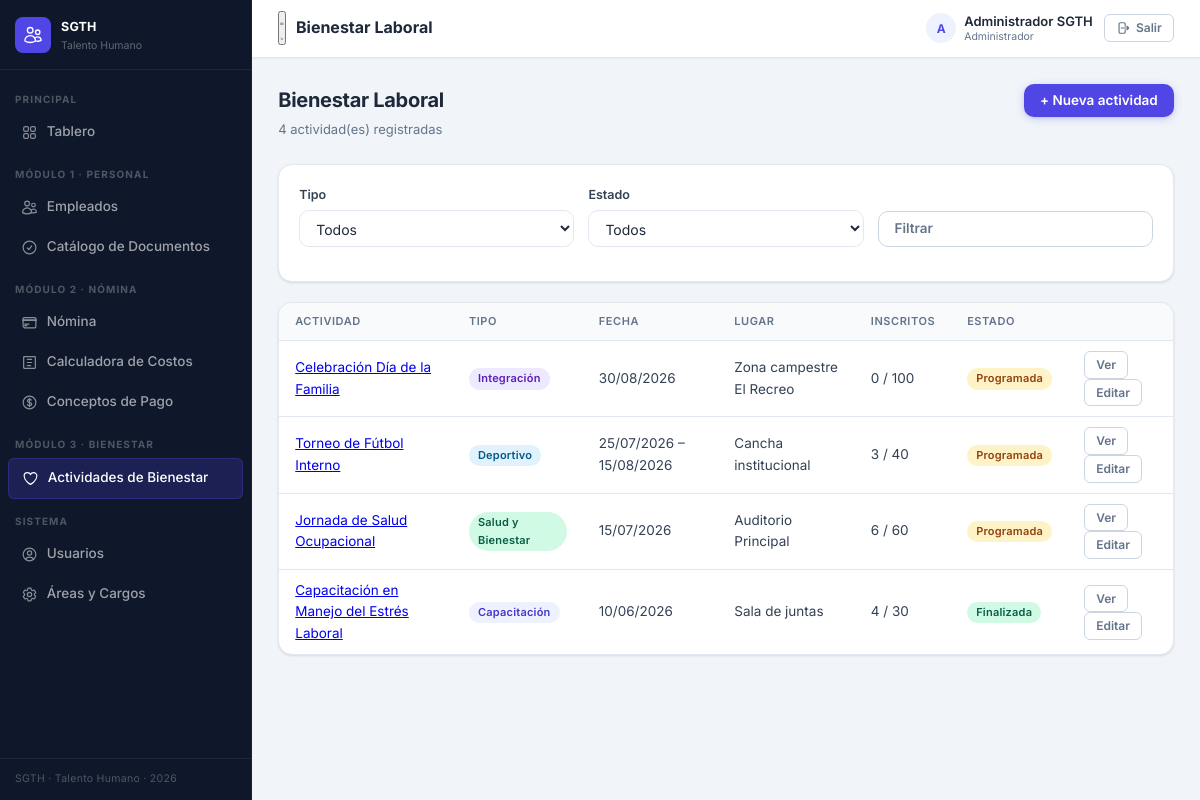
Screenshot of /public/bienestar (signed in) with the database file from the repository.
### tables this page shows
CREATE TABLE actividades_bienestar (
  id            INT AUTO_INCREMENT PRIMARY KEY,
  nombre        VARCHAR(150) NOT NULL,
  descripcion   TEXT NULL,
  tipo          ENUM('capacitacion','recreacion','salud','integracion','deportivo') NOT NULL DEFAULT 'integracion',
  fecha_inicio  DATE NOT NULL,
  fecha_fin     DATE NULL,
  hora_inicio   TIME NULL,
  lugar         VARCHAR(150) NULL,
  responsable   VARCHAR(120) NULL,
  cupo_maximo   INT NULL,
  estado        ENUM('programada','en_curso','finalizada','cancelada') NOT NULL DEFAULT 'programada',
  created_at    TIMESTAMP DEFAULT CURRENT_TIMESTAMP
);

### app/controllers/BienestarController.php (called while the page is built, shortened)
<?php
class BienestarController {
    public function index(): void {
        $tipo   = $_GET['tipo'] ?? '';
        $estado = $_GET['estado'] ?? '';
        $where = []; $params = [];
        $whereSql = $where ? ('WHERE ' . implode(' AND ', $where)) : '';
        $actividades = DB::fetchAll("
            SELECT ab.*, COUNT(bi.id) AS inscritos
            FROM actividades_bienestar ab
            LEFT JOIN bienestar_inscripciones bi ON bi.actividad_id = ab.id
            $whereSql
            GROUP BY ab.id
            ORDER BY ab.fecha_inicio DESC
        ", $params);
        View::render('bienestar.index', [
            'titulo'      => 'Bienestar Laboral',
            'actividades' => $actividades,
            'tipo'        => $tipo,
            'estado'      => $estado,
        ]);
    }
}

### public/index.php (called while the page is built, shortened)
<?php
require_once ROOT . '/app/helpers/Session.php';
require_once ROOT . '/app/helpers/DB.php';
require_once ROOT . '/app/helpers/Auth.php';
require_once ROOT . '/app/helpers/Router.php';
require_once ROOT . '/app/helpers/View.php';
$url = $_GET['url'] ?? '';
$url = trim($url, '/');
(new Router())->dispatch($url);

### app/helpers/DB.php (called while the page is built, shortened)
<?php
class DB {
    private static ?PDO $pdo = null;
    public static function connect(): PDO {
        if (self::$pdo === null) {
            $dsn = sprintf('mysql:host=%s;dbname=%s;charset=%s', DB_HOST, DB_NAME, DB_CHARSET);
            self::$pdo = new PDO($dsn, DB_USER, DB_PASS, [
                PDO::ATTR_ERRMODE            => PDO::ERRMODE_EXCEPTION,
                PDO::ATTR_DEFAULT_FETCH_MODE => PDO::FETCH_ASSOC,
                PDO::ATTR_EMULATE_PREPARES   => false,
            ]);
        }
        return self::$pdo;
    }
    public static function query(string $sql, array $p = []): PDOStatement {
        $stmt = self::connect()->prepare($sql);
        $stmt->execute($p);
        return $stmt;
    }
    public static function fetchAll(string $sql, array $p = []): array {
        return self::query($sql, $p)->fetchAll();
    }
}

### app/helpers/Session.php (called while the page is built, shortened)
<?php
class Session {
    public static function get(string $k, mixed $d = null): mixed { return $_SESSION[$k] ?? $d; }
}

### app/helpers/Auth.php (called while the page is built, shortened)
<?php
class Auth {
    public static function rol(): int      { return (int)(Session::get('user')['rol_id'] ?? 0); }
    public static function puedeGestionar(): bool {
        return in_array(self::rol(), [ROL_ADMIN, ROL_GESTOR], true);
    }
}

### app/views/bienestar/index.php (the view, shortened to what this page needs)
<div class="page-header">
  <div>
    <div class="page-title">Bienestar Laboral</div>
    <div class="page-subtitle"><?= count($actividades) ?> actividad(es) registradas</div>
  </div>
  <div class="page-actions">
    <?php if (Auth::puedeGestionar()): ?>
    <a href="<?= APP_URL ?>/bienestar/crear" class="btn btn-primary">+ Nueva actividad</a>
    <?php endif; ?>
  </div>
</div>
<div class="card">
  <form method="GET" action="<?= APP_URL ?>/bienestar" class="form-row" style="margin-bottom:0">
    <label>Tipo
      <select name="tipo">
        <option value="">Todos</option>
      </select>
    </label>
    <label>Estado
      <select name="estado">
        <option value="">Todos</option>
      </select>
    </label>
    <label style="align-self:end"><button type="submit" class="btn btn-outline" style="width:100%">Filtrar</button></label>
  </form>
</div>
<div class="card">
  <table>
    <thead><tr><th>Actividad</th><th>Tipo</th><th>Fecha</th><th>Lugar</th><th>Inscritos</th><th>Estado</th><th></th></tr></thead>
    <tbody>
      <?php foreach ($actividades as $a): ?>
      <tr>
        <td><a href="<?= APP_URL ?>/bienestar/<?= $a['id'] ?>"><?= View::e($a['nombre']) ?></a></td>
        <td><span class="badge badge-tipo-<?= $a['tipo'] ?>"><?= View::tipoActividadLabel($a['tipo']) ?></span></td>
        <td><?= View::fecha($a['fecha_inicio']) ?><?= $a['fecha_fin'] && $a['fecha_fin'] !== $a['fecha_inicio'] ? ' – '.View::fecha($a['fecha_fin']) : '' ?></td>
        <td><?= View::e($a['lugar'] ?: '—') ?></td>
        <td><?= (int)$a['inscritos'] ?><?= $a['cupo_maximo'] ? ' / '.$a['cupo_maximo'] : '' ?></td>
        <td><span class="badge <?= View::estadoActividadBadge($a['estado']) ?>"><?= View::estadoActividadLabel($a['estado']) ?></span></td>
        <td>
          <a href="<?= APP_URL ?>/bienestar/<?= $a['id'] ?>" class="btn btn-outline btn-sm">Ver</a>
          <?php if (Auth::puedeGestionar()): ?>
          <a href="<?= APP_URL ?>/bienestar/<?= $a['id'] ?>/editar" class="btn btn-outline btn-sm">Editar</a>
          <?php endif; ?>
        </td>
      </tr>
      <?php endforeach; ?>
    </tbody>
  </table>
</div>

### app/helpers/Router.php (shortened to what this page needs)
<?php
class Router {
    private array $routes = [];
    public function dispatch(string $url): void {
        $url = trim($url, '/');
        foreach ($this->routes as $pattern => [$ctrl, $met]) {
            if (preg_match($pattern, $url, $m)) {
                array_shift($m);
                $this->run($ctrl, $met, array_values($m));
                return;
            }
        }
    }
    private function run(string $ctrl, string $met, array $params): void {
        $obj = new $ctrl();
        call_user_func_array([$obj, $met], $params);
    }
}

### public/assets/css/app.css (style rules this page uses)
*,*::before,*::after { box-sizing: border-box; margin: 0; padding: 0 }
:root { --primary: #1e3a5f; --primary-h: #162d4a; --blue: #4f46e5; --blue-h: #4338ca; --blue-bg: #eef2ff; --accent: #f59e0b; --success: #059669; --success-bg: #d1fae5; --success-txt: #065f46; --warning: #d97706; --warning-bg: #fef3c7; --warning-txt: #92400e; --danger: #dc2626; --danger-bg: #fee2e2; --danger-txt: #991b1b; --info: #0284c7; --info-bg: #e0f2fe; --bg: #f1f5f9; --surface: #ffffff; --surface2: #f8fafc; --border: #e2e8f0; --border-h: #cbd5e1; --txt: #1e293b; --txt2: #334155; --muted: #64748b; --faint: #94a3b8; --sidebar-w: 252px; --topbar-h: 57px; --r-sm: 6px; --r: 10px; --r-lg: 14px; --r-xl: 18px; --sh-xs: 0 1px 2px rgba(0,0,0,.05); --sh-sm: 0 1px 3px rgba(0,0,0,.08), 0 1px 2px rgba(0,0,0,.04); --sh: 0 4px 6px -1px rgba(0,0,0,.08), 0 2px 4px -2px rgba(0,0,0,.06); --font: 'Inter', 'Segoe UI', system-ui, -apple-system, sans-serif; --tr: .18s ease; }
html { font-size: 15px; }
body { font-family: var(--font); background: var(--bg); color: var(--txt); line-height: 1.6; -webkit-font-smoothing: antialiased; overflow-x: hidden; scroll-behavior: smooth; }
button, a, [role="button"] { -webkit-tap-highlight-color: transparent; }
.page-header { display: flex; align-items: flex-start; justify-content: space-between; margin-bottom: 24px; flex-wrap: wrap; gap: 12px; }
.page-title { font-size: 20px; font-weight: 700; color: var(--txt); letter-spacing: -.3px; }
.page-subtitle { font-size: 13px; color: var(--muted); margin-top: 3px; }
.page-actions { display: flex; gap: 8px; flex-wrap: wrap; align-items: center; }
.card { background: var(--surface); border: 1px solid var(--border); border-radius: var(--r-lg); padding: 20px; box-shadow: var(--sh-sm); margin-bottom: 20px; overflow: hidden; overflow: clip; }
.card > table { margin: -20px -20px -20px; width: calc(100% + 40px); }
.form-row { display: grid; grid-template-columns: repeat(auto-fit, minmax(200px, 1fr)); gap: 14px; margin-bottom: 4px; }
label { display: block; font-size: 12.5px; font-weight: 600; color: var(--txt2); margin-bottom: 14px; }
label input, label select, label textarea { display: block; width: 100%; margin-top: 5px; padding: 8px 12px; border: 1.5px solid var(--border); border-radius: var(--r); font-family: var(--font); font-size: 14px; color: var(--txt); background: #fff; outline: none; transition: border-color var(--tr), box-shadow var(--tr); }
.btn { display: inline-flex; align-items: center; gap: 6px; padding: 8px 16px; border-radius: var(--r); font-family: var(--font); font-size: 13.5px; font-weight: 600; cursor: pointer; border: none; text-decoration: none; transition: background var(--tr), box-shadow var(--tr), transform var(--tr); white-space: nowrap; line-height: 1.3; }
.btn-primary { background: var(--blue); color: #fff; box-shadow: 0 1px 2px rgba(0,0,0,.08), 0 2px 8px rgba(79,70,229,.25); }
.btn-outline { background: transparent; border: 1.5px solid var(--border-h); color: var(--muted); box-shadow: none; }
.btn-sm { padding: 5px 11px; font-size: 12px; border-radius: var(--r-sm); }
table { width: 100%; border-collapse: collapse; font-size: 13.5px; }
th { background: #f8fafc; font-weight: 600; font-size: 11px; text-transform: uppercase; letter-spacing: .05em; color: var(--muted); padding: 10px 16px; border-bottom: 1px solid var(--border); text-align: left; }
td { padding: 10px 16px; border-bottom: 1px solid var(--border); color: var(--txt2); vertical-align: middle; }
tbody tr:last-child td { border-bottom: none; }
.badge { display: inline-flex; align-items: center; padding: 2px 9px; border-radius: 20px; font-size: 11px; font-weight: 600; letter-spacing: .02em; }
.badge-en-revision, .badge-revision { background: #fef3c7; color: #92400e; }
.badge-aprobado { background: #d1fae5; color: #065f46; }
.badge-tipo-capacitacion { background: var(--blue-bg); color: var(--blue-h); }
.badge-tipo-salud { background: #d1fae5; color: #065f46; }
.badge-tipo-integracion { background: #ede9fe; color: #5b21b6; }
.badge-tipo-deportivo { background: #e0f2fe; color: #075985; }

### public/assets/css/responsive.css (style rules this page uses)
:root { --bp-xs: 480px; --bp-sm: 640px; --bp-md: 768px; --bp-lg: 1024px; --bp-xl: 1280px; }

### rows the page displays
actividades_bienestar: nombre "Celebración Día de la Familia", tipo "Integración", fecha_inicio "30/08/2026", lugar "Zona campestre El Recreo", inscritos "0", cupo_maximo "100", estado "Programada"
actividades_bienestar: nombre "Torneo de Fútbol Interno", tipo "Deportivo", fecha_inicio "25/07/2026", fecha_fin "15/08/2026", lugar "Cancha institucional", inscritos "3", cupo_maximo "40", estado "Programada"
actividades_bienestar: nombre "Jornada de Salud Ocupacional", tipo "Salud y Bienestar", fecha_inicio "15/07/2026", lugar "Auditorio Principal", inscritos "6", cupo_maximo "60", estado "Programada"
actividades_bienestar: nombre "Capacitación en Manejo del Estrés Laboral", tipo "Capacitación", fecha_inicio "10/06/2026", lugar "Sala de juntas", inscritos "4", cupo_maximo "30", estado "Finalizada"

### other values shown
count($actividades) "4"
